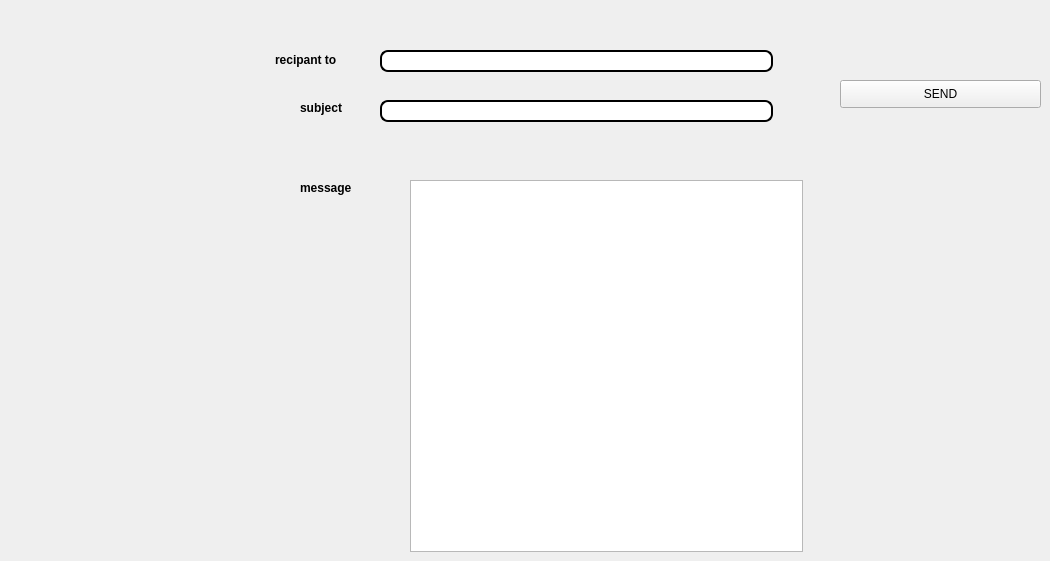
          <widget class="QWidget" name="tab_9">
           <attribute name="title">
            <string>Mailling</string>
           </attribute>
           <widget class="QLabel" name="label_28">
            <property name="geometry">
             <rect>
              <x>275</x>
              <y>50</y>
              <width>81</width>
              <height>20</height>
             </rect>
            </property>
            <property name="font">
             <font>
              <weight>75</weight>
              <bold>true</bold>
             </font>
            </property>
            <property name="text">
             <string>recipant to</string>
            </property>
           </widget>
           <widget class="QLabel" name="label_29">
            <property name="geometry">
             <rect>
              <x>300</x>
              <y>100</y>
              <width>56</width>
              <height>16</height>
             </rect>
            </property>
            <property name="font">
             <font>
              <weight>75</weight>
              <bold>true</bold>
             </font>
            </property>
            <property name="text">
             <string>subject</string>
            </property>
           </widget>
           <widget class="QLabel" name="label_30">
            <property name="geometry">
             <rect>
              <x>300</x>
              <y>180</y>
              <width>56</width>
              <height>16</height>
             </rect>
            </property>
            <property name="font">
             <font>
              <weight>75</weight>
              <bold>true</bold>
             </font>
            </property>
            <property name="text">
             <string>message</string>
            </property>
           </widget>
           <widget class="QPushButton" name="send_mail_2">
            <property name="geometry">
             <rect>
              <x>840</x>
              <y>80</y>
              <width>201</width>
              <height>28</height>
             </rect>
            </property>
            <property name="styleSheet">
             <string notr="true"/>
            </property>
            <property name="text">
             <string>SEND</string>
            </property>
           </widget>
           <widget class="QPlainTextEdit" name="msg_2">
            <property name="geometry">
             <rect>
              <x>410</x>
              <y>180</y>
              <width>393</width>
              <height>372</height>
             </rect>
            </property>
            <property name="styleSheet">
             <string notr="true">QLineEdit {
padding: 1px;
border-style: solid;
border: 2px solid gray;
border-radius: 8px;
background-color: rgb(255, 255, 255);
border:2px solid #000;
}</string>
            </property>
           </widget>
           <widget class="QLineEdit" name="subject_2">
            <property name="geometry">
             <rect>
              <x>380</x>
              <y>100</y>
              <width>393</width>
              <height>22</height>
             </rect>
            </property>
            <property name="styleSheet">
             <string notr="true">QLineEdit {
padding: 1px;
border-style: solid;
border: 2px solid gray;
border-radius: 8px;
background-color: rgb(255, 255, 255);
border:2px solid #000;
}</string>
            </property>
           </widget>
           <widget class="QLineEdit" name="rcpt_2">
            <property name="geometry">
             <rect>
              <x>380</x>
              <y>50</y>
              <width>393</width>
              <height>22</height>
             </rect>
            </property>
            <property name="styleSheet">
             <string notr="true">QLineEdit {
padding: 1px;
border-style: solid;
border: 2px solid gray;
border-radius: 8px;
background-color: rgb(255, 255, 255);
border:2px solid #000;
}</string>
            </property>
           </widget>
          </widget>
